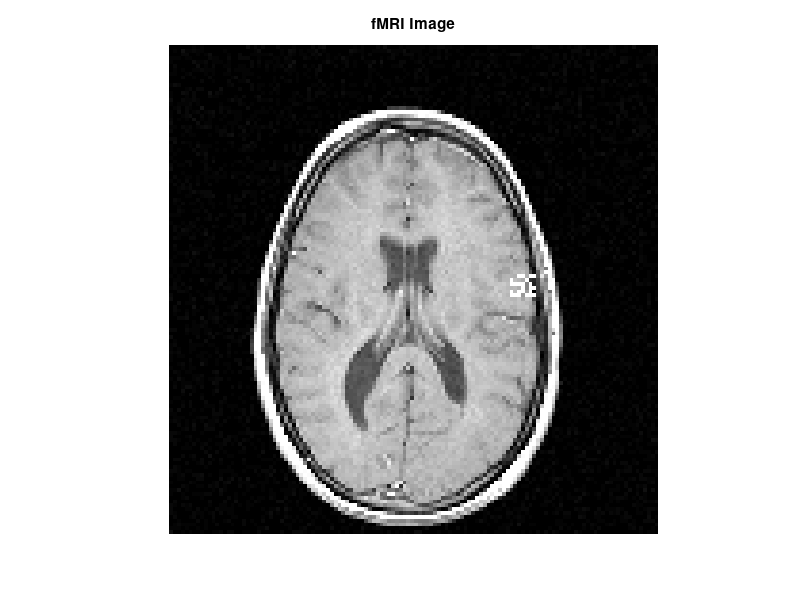
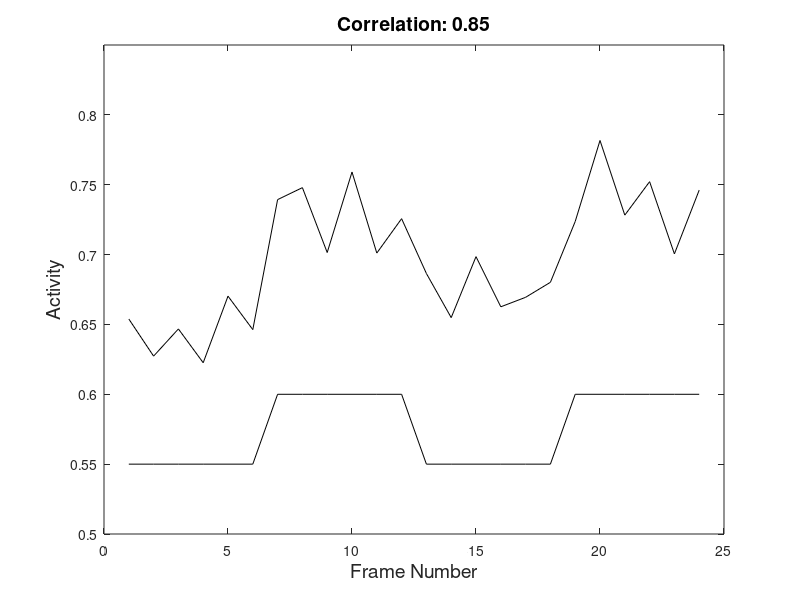

MATLAB code to generate these figures, in order:
% Example 15.4 Example of identification of active area using correlation.
%  Load the 24 frames of image 'fmri1.tif.' Construct a stimulus profile.
%  In this fMRI expeirment the frst 6 frames were taken during no-task
%       conditions, the next six frames during the task condition,the the cycle
%       was repeated.
%  Correlate each pixel's variation over the 24 frames with the task
%       profile.  Pixels that correlate above a certain threshold (use .7)
%       should be identified in the image by a pixel whose intensity is the 
%       correlation valuees
%  
clear all; close all
thresh = .7;        % Correlation threshold
load fmri1;         % Get data
i_stim2 = ones(24,1);   % Construct task profile
i_stim2(1:6) = 0;      % First 6 frames are no-task
i_stim2(13:18) = 0;    % Frames 13 through 18 are no-task
%
% Do correlation: pixel by pixel over the 24 frames
I_fmri_marked = I_fmri;
active = [];             % Active pixel locations
for iv = 1:128           % Search vertically 
    for ih = 1:128       % Search horizontally
        for k = 1:24
            temp(k) = I_fmri(iv,ih,1,k);  % Get data across all frames
        end 
        cor_temp = corrcoef([temp' i_stim2]);   % Correlation
        corr(iv,ih) = cor_temp(2,1);  % Get correlation value
        if abs(corr(iv,ih)) > thresh       % Apply threshold
            I_fmri_marked(iv,ih) =  1;  %corr(iv,ih)+ I_fmri(iv,ih,:,1);
            active = [active; iv,ih];  % Save supra-threshold locations
        end    
    end
end 
%
%  Dispaly marked image
imshow(I_fmri_marked(:,:,:,1)); title('fMRI Image');
figure;
for i = 1:24    % Plot one of the active areas 
    active_neuron(i) = I_fmri(active(2,1),active(2,2),:,i);
end   
cor_temp = corrcoef([active_neuron' i_stim2]);   % Correlation
corr_neuron = cor_temp(2,1);  % Get correlation value
plot(active_neuron,'k'); hold on,
plot((i_stim2/20)+.55,'k');
xlabel ('Frame Number','FontSize',14);
ylabel ('Activity','FontSize',14);
title(['Correlation: ', num2str(corr_neuron,2)],'FontSize',14);
ylim([.5 .85]);
